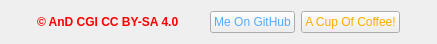
<?xml version="1.0" encoding="UTF-8"?>
<ui version="4.0">
 <class>donationUI</class>
 <widget class="QWidget" name="donationUI">
  <property name="geometry">
   <rect>
    <x>0</x>
    <y>0</y>
    <width>437</width>
    <height>42</height>
   </rect>
  </property>
  <property name="sizePolicy">
   <sizepolicy hsizetype="Fixed" vsizetype="Fixed">
    <horstretch>0</horstretch>
    <verstretch>0</verstretch>
   </sizepolicy>
  </property>
  <property name="maximumSize">
   <size>
    <width>437</width>
    <height>42</height>
   </size>
  </property>
  <property name="windowTitle">
   <string>Form</string>
  </property>
  <layout class="QHBoxLayout" name="horizontalLayout">
   <item>
    <spacer name="horizontalSpacer_3">
     <property name="orientation">
      <enum>Qt::Horizontal</enum>
     </property>
     <property name="sizeHint" stdset="0">
      <size>
       <width>40</width>
       <height>20</height>
      </size>
     </property>
    </spacer>
   </item>
   <item>
    <widget class="QLabel" name="copyRightInfo">
     <property name="font">
      <font>
       <bold>true</bold>
      </font>
     </property>
     <property name="toolTip">
      <string>© AnD CGI This work is licensed under a Creative Commons Attribution-ShareAlike 4.0 International License.</string>
     </property>
     <property name="styleSheet">
      <string notr="true">color: rgb(255, 0, 0);</string>
     </property>
     <property name="text">
      <string>© AnD CGI CC BY-SA 4.0</string>
     </property>
    </widget>
   </item>
   <item>
    <spacer name="horizontalSpacer">
     <property name="orientation">
      <enum>Qt::Horizontal</enum>
     </property>
     <property name="sizeHint" stdset="0">
      <size>
       <width>40</width>
       <height>20</height>
      </size>
     </property>
    </spacer>
   </item>
   <item>
    <widget class="QPushButton" name="visitGit">
     <property name="maximumSize">
      <size>
       <width>150</width>
       <height>24</height>
      </size>
     </property>
     <property name="toolTip">
      <string>Checkout Other Cool Projects On My GitHub</string>
     </property>
     <property name="styleSheet">
      <string notr="true">color: rgb(85, 170, 255);</string>
     </property>
     <property name="text">
      <string>Me On GitHub</string>
     </property>
    </widget>
   </item>
   <item>
    <widget class="QPushButton" name="buyCoffee">
     <property name="maximumSize">
      <size>
       <width>150</width>
       <height>24</height>
      </size>
     </property>
     <property name="toolTip">
      <string>Find It Usefull? Buy Me A Coffee On PayPal</string>
     </property>
     <property name="styleSheet">
      <string notr="true">color: rgb(255, 170, 0);</string>
     </property>
     <property name="text">
      <string>A Cup Of Coffee!</string>
     </property>
    </widget>
   </item>
   <item>
    <spacer name="horizontalSpacer_2">
     <property name="orientation">
      <enum>Qt::Horizontal</enum>
     </property>
     <property name="sizeHint" stdset="0">
      <size>
       <width>40</width>
       <height>20</height>
      </size>
     </property>
    </spacer>
   </item>
  </layout>
 </widget>
 <resources/>
 <connections/>
</ui>
